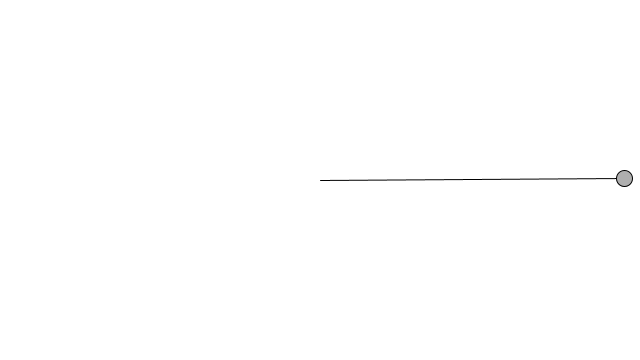
Frame 1 (no input)
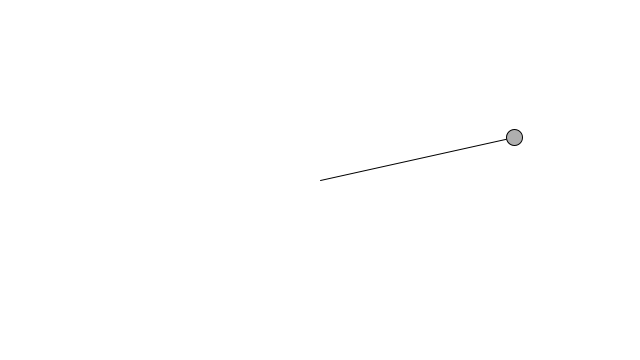
Frame 60 (the mouse pressed at the canvas centre just before this capture)
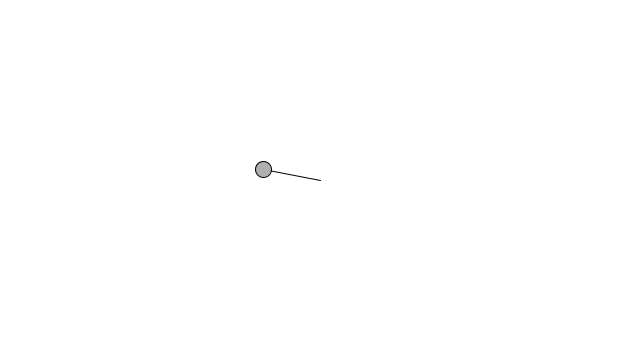
Frame 120 (the mouse held since frame 60 and released just before this capture)

The Processing sketch that drew these frames (run headless with seeded random() and noise(); from frame 60 on, the mouse is pressed at the canvas centre):

// Processing sketch: sketch_150308b
// ── sketch_150308b.pde
class Oscillator {
  PVector angle;
  PVector velocity;
  PVector amplitude;
  
  Oscillator() {
    angle = new PVector();
    velocity = new PVector(random(-0.05,0.05), random(-0.05, 0.05));
    amplitude = new PVector(random(width/2), random(height/2));
  }
  
  void ascillate() {
    angle.add(velocity);
  }
  
  void display() {
    float x = cos(angle.x)*amplitude.x;
    float y = sin(angle.y)*amplitude.y;
    
    pushMatrix();
    translate(width/2, height/2);
    stroke(0);
    fill(175);
    line(0,0,x,y);
    ellipse(x,y,16,16);
    popMatrix();
  }
}

Oscillator a;

void setup() {
  size (640, 360);
  a = new Oscillator();
}

void draw() {
  background(255);

  a.ascillate();  
  a.display();
}

/*
float angle = 0;
float aVelocity = 0.05;

void setup (){
  size(640, 360);
}

void draw() {
  background(255);
  
  float amplitude = 100;
  float x = amplitude * cos(angle);
  angle += aVelocity;
  
  ellipseMode(CENTER);
  stroke(0);
  fill(175);
  translate(width/2, height/2);
  line(0,0,x,0);
  ellipse(x,0,20,20);
}
*/
